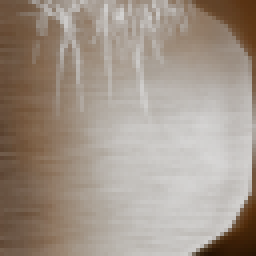
#> input picture assets/terrain-hd/expanded/original/1013.png, 64 x 64 px, given in place of 676.png, which was not available (shown 4 times larger)
$ python pattern_review_equipment_thirtieth.py
#> lines starting #> are read from the running program, lines starting #| are printed output that depends on the picture; pictures that were not available may be replaced by others from this repository, and a replacement may not be noted
from pathlib import Path
import json
import numpy as np
from PIL import Image,ImageFilter

BASE=Path(__file__).resolve().parent
STEM='equipment-thirtieth'
rows=[]
domains={676:[[10,30,70,55],[94,10,127,50]],2968:[[40,20,55,115],[89,70,106,80]],4257:[[4,2,90,62],[96,20,120,58]]}
for i in [676,2968,4257]:
 im=Image.open(BASE/f'original/{i}.png').convert('RGB')
 candidate=Image.open(BASE/f'private-{STEM}/native4x/{i}-stored-rgb-private.png').resize(im.size,Image.Resampling.LANCZOS).convert('RGB')
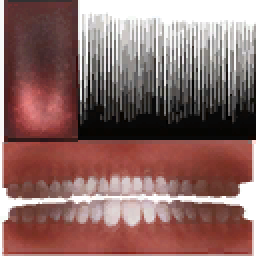
#> input picture assets/terrain-hd/expanded/original/1128.png, 128 x 128 px, given in place of 676-stored-rgb-private.png, which was not available (shown 2 times larger)
 s=np.asarray(im,dtype=float);g=np.asarray(candidate,dtype=float)
#> after `s = np.asarray(im, dtype=float)`:
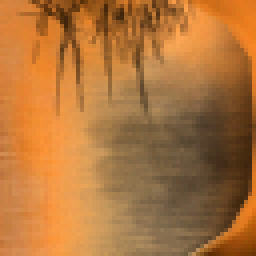
#> s: shape (64, 64, 3) float64 (shown 4 times larger); mean R, G, B 65.9, 44.8, 24.6; drawn with min black and max white
 sl=s.mean(2);gl=g.mean(2)
#> after `sl = s.mean(2)`:
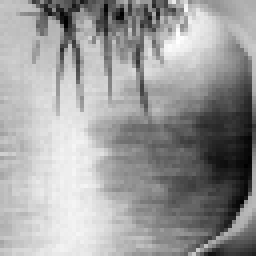
#> sl: shape (64, 64) float64 (shown 4 times larger); min 16.33, max 63, mean 45.1; drawn with min black and max white
#> after `gl = g.mean(2)`:
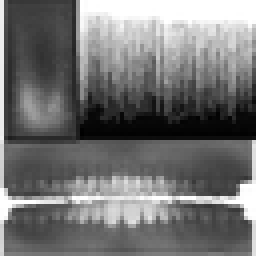
#> gl: shape (64, 64) float64 (shown 4 times larger); min 0.333, max 255, mean 115.9
 sh=sl-np.asarray(im.filter(ImageFilter.GaussianBlur(2))).mean(2)
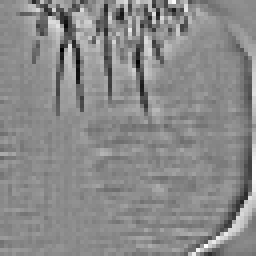
#> sh: shape (64, 64) float64 (shown 4 times larger); min -19, max 16, mean -0.0177; drawn with min black and max white
 gh=gl-np.asarray(candidate.filter(ImageFilter.GaussianBlur(2))).mean(2)
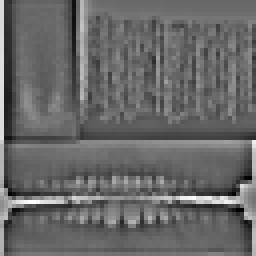
#> gh: shape (64, 64) float64 (shown 4 times larger); min -88.67, max 127.7, mean -0.4; drawn with min black and max white
 row={'id':i,'diagnostic':'POSTCALL native inverse whole scalar source/candidate material diagnostic. Domains are fixed numerical checks only; no artistic RGB insertion, fitting or crop. Before-call source constraints immutable.','grain':[]}
 for box in domains[i]:
  x0,y0,x1,y1=box;ss=sl[y0:y1,x0:x1];gg=gl[y0:y1,x0:x1]
  row['grain'].append({'native_domain':box,'source_luma_mean':float(ss.mean()),'candidate_luma_mean':float(gg.mean()),'source_luma_std':float(ss.std()),'candidate_luma_std':float(gg.std()),'source_highpass_std':float(sh[y0:y1,x0:x1].std()),'candidate_highpass_std':float(gh[y0:y1,x0:x1].std()),'highpass_correlation':float(np.corrcoef(sh[y0:y1,x0:x1].ravel(),gh[y0:y1,x0:x1].ravel())[0,1])})
#> this loop made 2 passes
#> pass 1, `gg = gl[y0:y1, x0:x1]`:
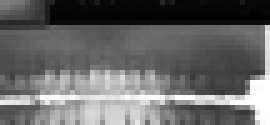
#> gg: shape (25, 54) float64 (shown 5 times larger); min 0.333, max 255, mean 104.1
 if i==676:
  profiles=[]
  for name,a in [('source',s),('candidate',g)]:
   p=a[20:46,92:128].mean((0,2));xs=[x+92 for x in range(1,len(p)-1)if min(p[x-1],p[x+1])-p[x]>8]
#> (the run stopped early here; a loop or call above may not have finished)
